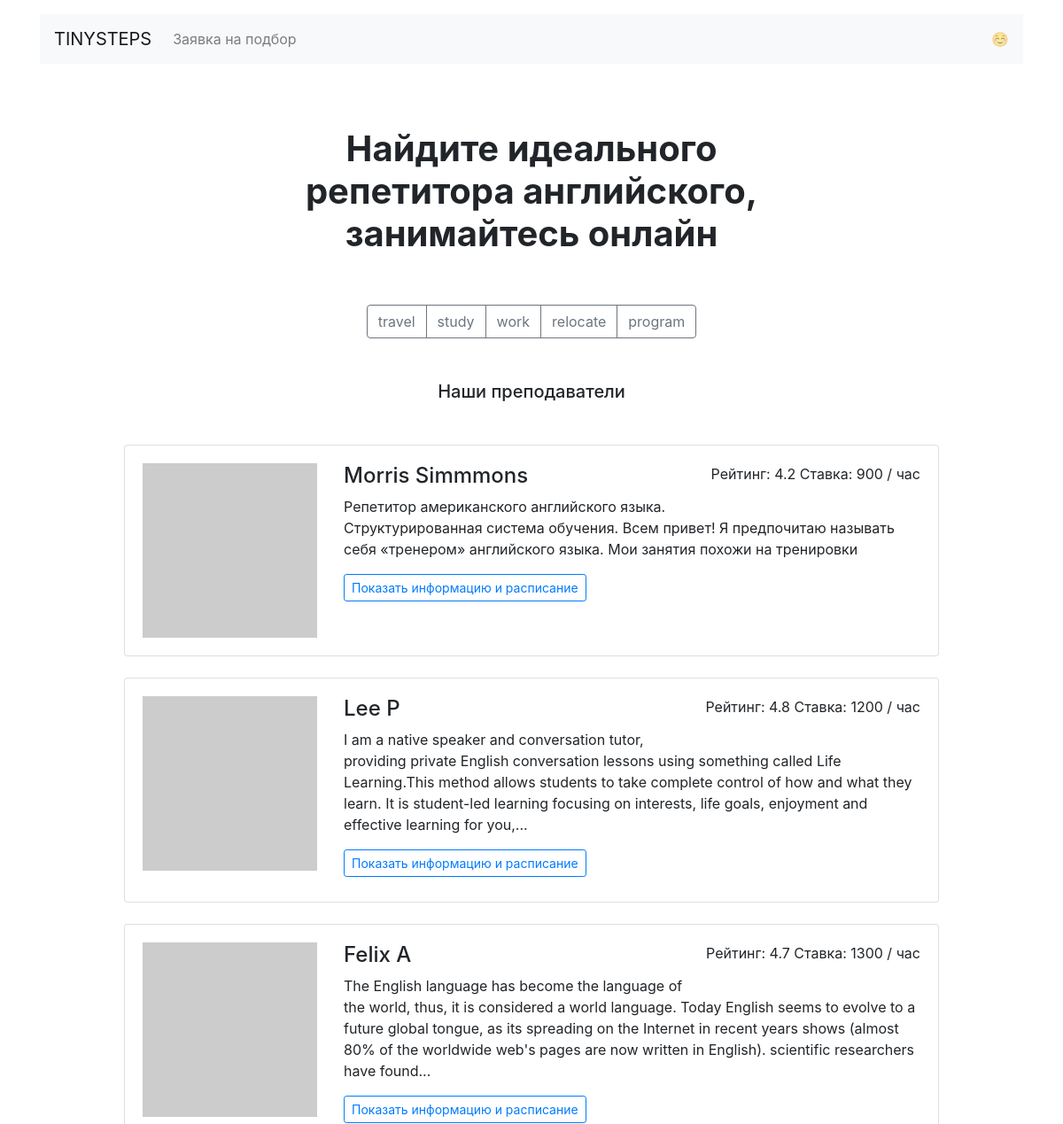
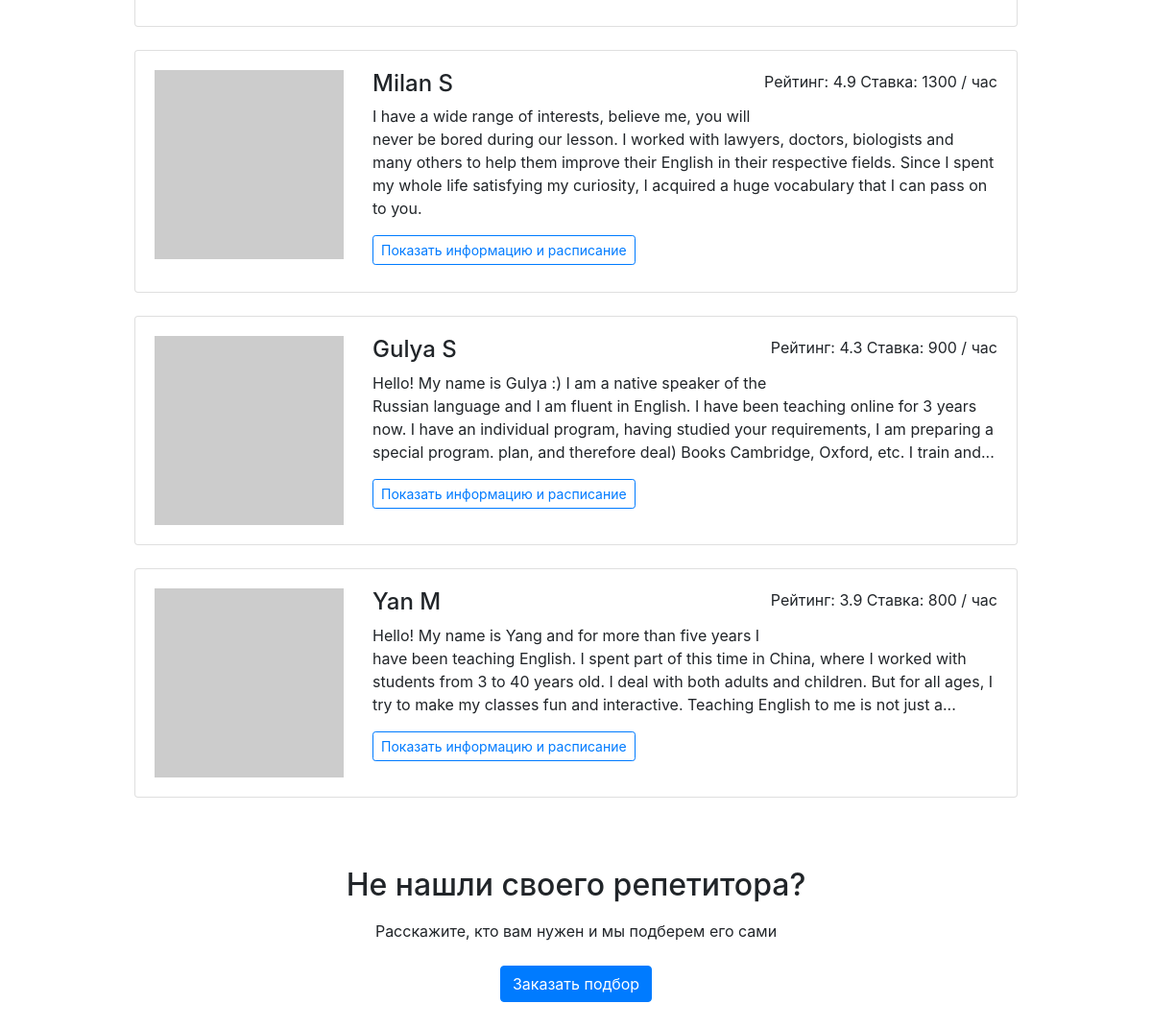
The page / on the database its author committed (2 pictures, top to bottom).
### app.py (models this page shows)
class Goal(db.Model):
    __tablename__ = "goals"
    id = db.Column(db.Integer, primary_key=True)
    name = db.Column(db.String, nullable=False)

class Teacher(db.Model):
    __tablename__ = "teachers"
    id = db.Column(db.Integer, primary_key=True)
    name = db.Column(db.String, nullable=False)
    about = db.Column(db.String)
    rating = db.Column(db.Float, nullable=False)
    picture = db.Column(db.String, nullable=False)
    price = db.Column(db.Integer, nullable=False)
    gender = db.Column(db.Boolean, nullable=False)
    book = db.relationship("Booking")

### app.py (the view)
@app.route('/')
def render_main():
    teacher = db.session.query(Teacher).limit(6)
    get_goals = db.session.query(Goal.name).all()
    clear_goals = []
    for goal in get_goals:
        clear_goals.append(goal[0])
    return render_template('index.html', four_teach=teacher, goals=clear_goals)

### templates/index.html
{% extends 'base.html' %}
{% block container %}
<main class="container mt-3 mb-5">
  <section>
  <h1 class="h1 text-center mx-auto mt-4 py-5"><strong>Найдите идеального <br>репетитора английского, <br>занимайтесь онлайн</strong></h1>
  <div class="text-center mb-5">
    <div class="btn-group mx-auto mb-0" role="group" aria-label="Basic example">
      {% for goal in goals %}
        <a href="{{ url_for('render_goals_page', goal=goal) }}" class="btn btn-outline-secondary">{{ goal }}</a>
      {% endfor %}
    </div>
  </div>
  <h2 class="h5 text-center mb-5">Наши преподаватели</h2>
  <div class="row">
    <div class="col-12 col-lg-10 offset-lg-1 m-auto">
      {% for teach in four_teach %}
      <div class="card mb-4">
        <div class="card-body">
          <div class="row">
            <div class="col-3"><img src="{{ teach.picture }}" class="img-fluid" alt=""></div>
            <div class="col-9">
              <p class="float-right">Рейтинг: {{ teach.rating }} Ставка: {{ teach.price }} / час</p>
              <h2 class="h4">{{ teach.name }}</h2>
              <p>{{ teach.about|truncate(320) }}</p>
              <a href="{{ url_for('render_profiles_page', id_teacher=teach.id) }}" class="btn btn-outline-primary btn-sm mr-3 mb-2">Показать информацию и расписание</a>
            </div>
          </div>
        </div>
      </div>
      {% endfor %}
    </div>
  </div>
  <h2 class="text-center mt-5 mb-3">Не нашли своего репетитора?</h2>
  <p class="text-center mb-4">Расскажите, кто вам нужен и мы подберем его сами</p>
  <div class="text-center pb-5">
      <a href="{{ url_for('render_request_page') }}" class="btn btn-primary">Заказать подбор</a>
  </div>
</main>
{% endblock %}

### templates/base.html (shortened to what this page needs)
<!DOCTYPE html>
<html lang="ru">
<head>
  <link rel="stylesheet" href="https://stackpath.bootstrapcdn.com/bootstrap/4.3.1/css/bootstrap.min.css">
</head>
<body>
  <header class="container mt-3">
    <nav class="navbar navbar-expand-lg navbar-light bg-light">
      <a class="navbar-brand" href="{{ url_for('render_main') }}">TINYSTEPS</a>
      <div class="collapse navbar-collapse" id="navbarNav">
        <ul class="navbar-nav">
          <li class="nav-item">
            <a class="nav-link" href="{{ url_for('render_request_page') }}">Заявка на подбор</a>
          </li>
        </ul>
      </div>
      <span class="navbar-text d-sm-none d-lg-block">
        ☺️
      </span>
    </nav>
  </header>
  {% block container %} {% endblock %}
</body>
</html>

### templates/base.html (style rules this page uses)
li { list-style-type: none; }
ul { padding-left: 0; }

### rows shown on the page
Goal: name "travel"
Goal: name "study"
Goal: name "work"
Goal: name "relocate"
Goal: name "program"
Teacher: rating "4.2", price "900", name "Morris Simmmons", about "Репетитор американского английского языка. Структурированная система обучения. Всем привет! Я предпочитаю называть себя «тренером» английского языка. Мои занятия похожи на тренировки"
Teacher: rating "4.8", price "1200", name "Lee P", about "I am a native speaker and conversation tutor, providing private English conversation lessons using something called Life Learning.This method allows students to take complete control of how and what they learn. It is student-led learning focusing on interests, life goals, enjoyment and effective learning for you,..."
Teacher: rating "4.7", price "1300", name "Felix A", about "The English language has become the language of the world, thus, it is considered a world language. Today English seems to evolve to a future global tongue, as its spreading on the Internet in recent years shows (almost 80% of the worldwide web's pages are now written in English). scientific researchers have found..."
Teacher: rating "4.9", price "1300", name "Milan S", about "I have a wide range of interests, believe me, you will never be bored during our lesson. I worked with lawyers, doctors, biologists and many others to help them improve their English in their respective fields. Since I spent my whole life satisfying my curiosity, I acquired a huge vocabulary that I can pass on to you."
Teacher: rating "4.3", price "900", name "Gulya S", about "Hello! My name is Gulya :) I am a native speaker of the Russian language and I am fluent in English. I have been teaching online for 3 years now. I have an individual program, having studied your requirements, I am preparing a special program. plan, and therefore deal) Books Cambridge, Oxford, etc. I train and..."
Teacher: rating "3.9", price "800", name "Yan M", about "Hello! My name is Yang and for more than five years I have been teaching English. I spent part of this time in China, where I worked with students from 3 to 40 years old. I deal with both adults and children. But for all ages, I try to make my classes fun and interactive. Teaching English to me is not just a..."
